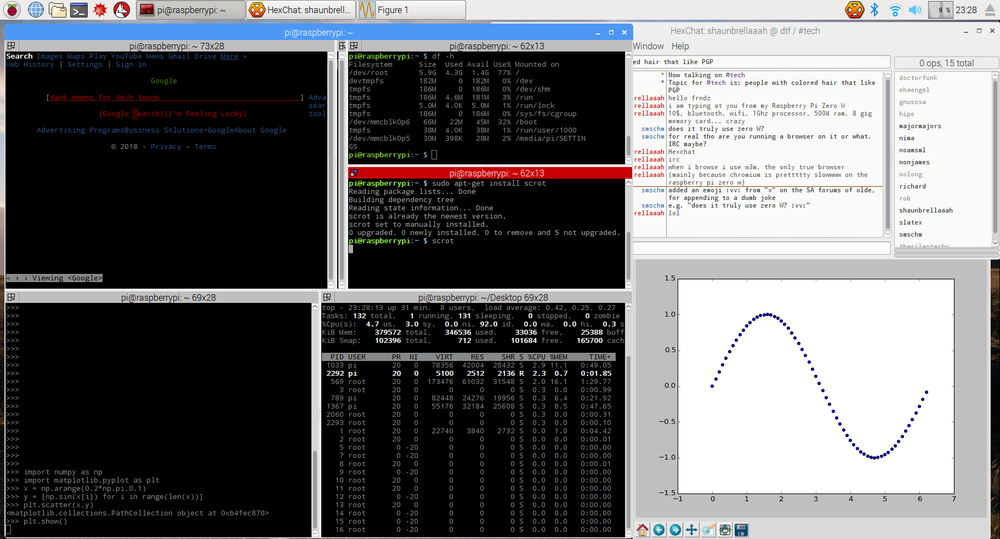
#> input picture math_examples/ScreenCap.png, 1000 x 539 px, shrunk from 1824 x 984 before the run, given in place of the camera
$ python cv2CannyHoughVid.py
#> lines starting #> are read from the running program, lines starting #| are printed output that depends on the picture
# cv2CannyHough.py

import cv2
import numpy as np

def nothing(x):
    pass

cap = cv2.VideoCapture(0)

cv2.namedWindow('image')
cv2.createTrackbar('linearResHoughGrid','image',1,30,nothing)
cv2.createTrackbar('angularResHoughGrid','image',1,30,nothing)
cv2.createTrackbar('lowThreshIntersec','image',1,75,nothing)
cv2.createTrackbar('minLineLength','image',5,200,nothing)
cv2.createTrackbar('maxLineGap','image',1,50,nothing)

kernel_size = 11
low_threshold = 38
high_threshold = 38

#Best settings in Bedroom w 6mm lense:
# best -- for video, stability across frames
# is important for optical flow calculation
# kernel: 13
# low threshold = 38
# high threshold = 38


while(1):

    ret, frame2 = cap.read()
#> frame2 is the input picture: shape (539, 1000, 3); mean B, G, R 109, 107.4, 107.4

    # MANIPULATION
    #
    #

    #grayscale
    gray = cv2.cvtColor(frame2, cv2.COLOR_RGB2GRAY)
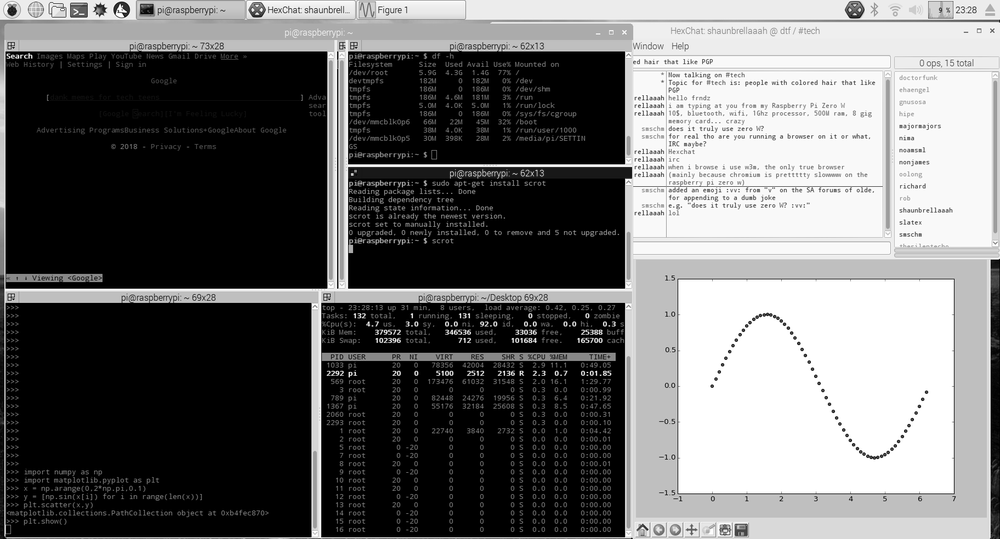
#> gray: shape (539, 1000); min 0, max 255, mean 107.8

    # blur
    blur_gray = cv2.GaussianBlur(gray, (kernel_size, kernel_size), 0)
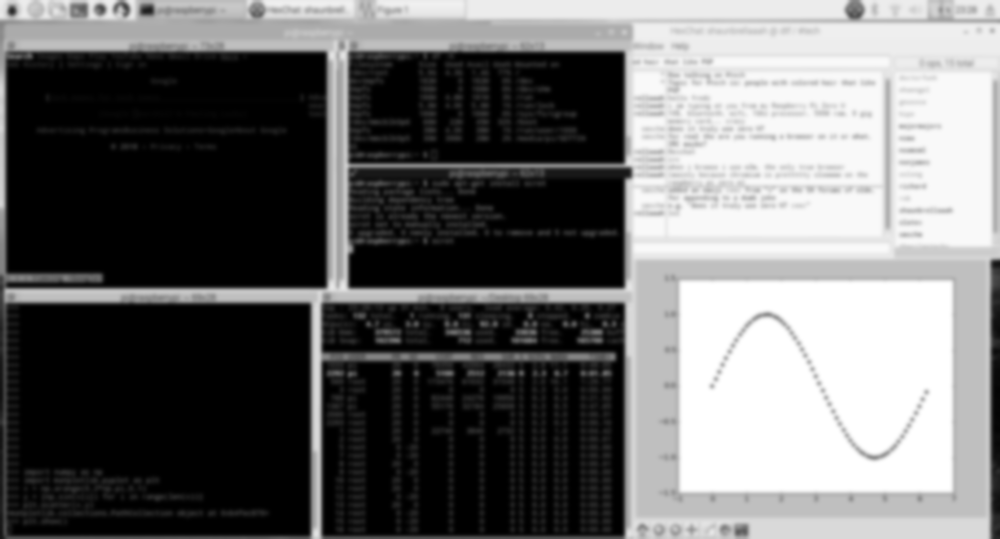
#> blur_gray: shape (539, 1000); min 0, max 255, mean 107.8

    # canny thresholds
    edges = cv2.Canny(blur_gray, low_threshold, high_threshold)
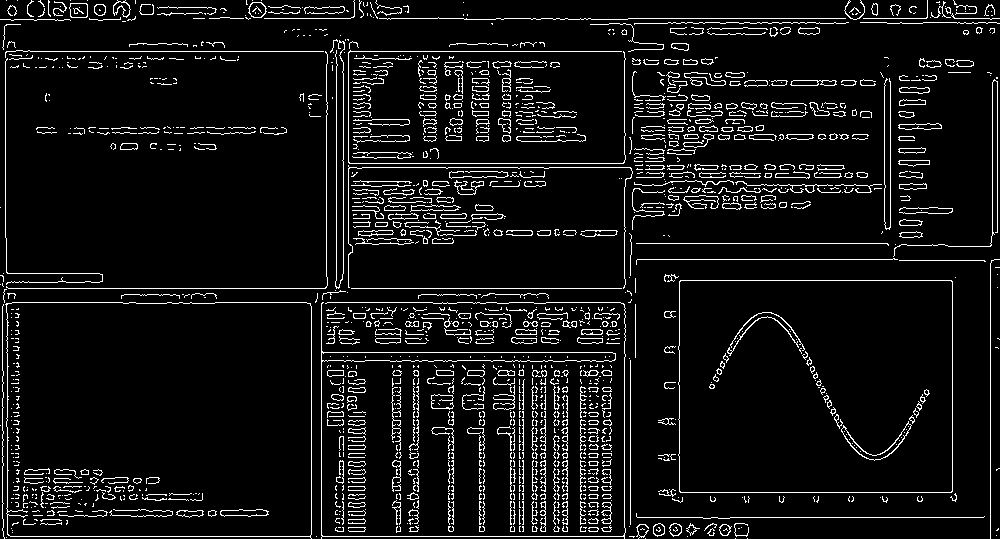
#> edges: shape (539, 1000); 7.2% white in thin lines or dots

    # masked edges
    mask = np.zeros_like(edges)
    ignore_mask_color = 255

    # define 4 sided polygon to mask
    imshape = frame2.shape
#> imshape = (539, 1000, 3)
    vertices = np.array([[(0,imshape[0]),(0, 0), (imshape[1], 0),(imshape[1],imshape[0])]], dtype=np.int32)
    cv2.fillPoly(mask, vertices, ignore_mask_color)
#> mask: shape (539, 1000); every value is 255
    masked_edges = cv2.bitwise_and(edges, mask)

    # Get User Input
    rho_in = cv2.getTrackbarPos('linearResHoughGrid','image')
    the_in = cv2.getTrackbarPos('angularResHoughGrid','image')
    thres_in = cv2.getTrackbarPos('lowThreshIntersec','image')
    min_line_in = cv2.getTrackbarPos('minLineLength','image')
    max_gap_in = cv2.getTrackbarPos('maxLineGap','image')

    # Define the Hough transform parameters
    # Make a blank the same size as our image to draw on
    rho = rho_in # distance resolution in pixels of the Hough grid
    theta = the_in*np.pi/180 # angular resolution in radians of the Hough grid
    threshold = thres_in    # minimum number of votes (intersections in Hough grid cell)
    min_line_length = min_line_in #minimum number of pixels making up a line
    max_line_gap = max_gap_in    # maximum gap in pixels between connectable line segments
    # [5 lines of commented-out code are left out]
    line_image = np.copy(frame2)*0 # creating a blank to draw lines on
#> line_image: shape (539, 1000, 3); every value is 0

    # Run Hough on edge detected image
    # Output "lines" is an array containing endpoints of detected line segments
    lines = cv2.HoughLinesP(masked_edges, rho, theta, threshold, np.array([]),min_line_length,max_line_gap)
#> lines = 887 rows, first 6: [524, 87, 532, 87], [27, 273, 33, 273], [679, 345, 679, 334], [423, 125, 424, 116], [392, 218, 417, 218], [414, 202, 419, 201]

    # Iterate over the output "lines" and draw lines on a blank image
    if lines is not None:
        for line in lines:
            for x1,y1,x2,y2 in line:
                cv2.line(line_image,(x1,y1),(x2,y2),(255,0,0),10)

                # Create a "color" binary image to combine with line
                # image
                color_edges = np.dstack((edges, edges, edges))
                lines_edges = cv2.addWeighted(color_edges, 0.8,line_image, 1, 0)
#> this loop made 887 passes
#> color_edges: shape (539, 1000, 3); 7.2% white in thin lines or dots
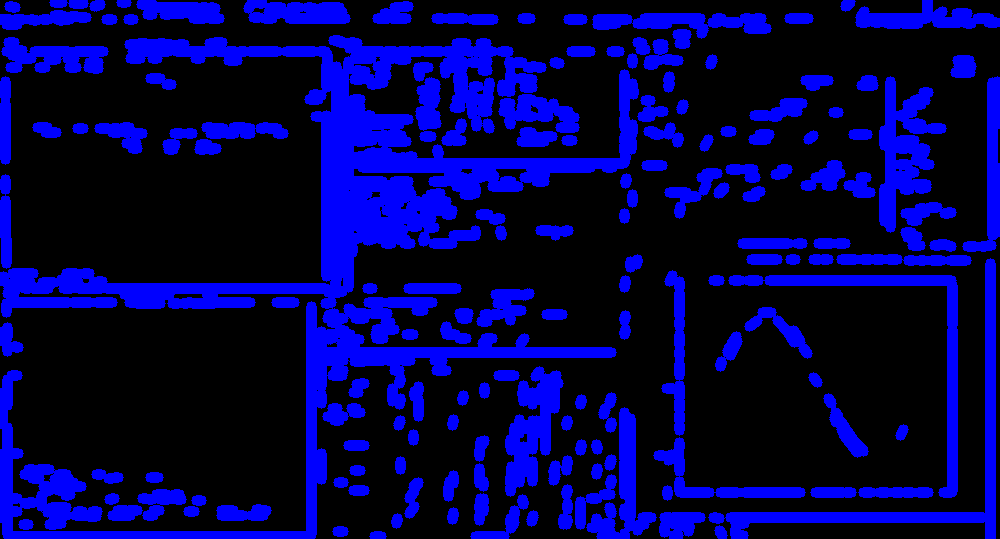
#> line_image: shape (539, 1000, 3); mean B, G, R 73.6, 0, 0
                #lines_edges = cv2.addWeighted(frame2, 0.8, line_image, 1, 0)

        # Display resulting frame
        cv2.imshow('frame',lines_edges)
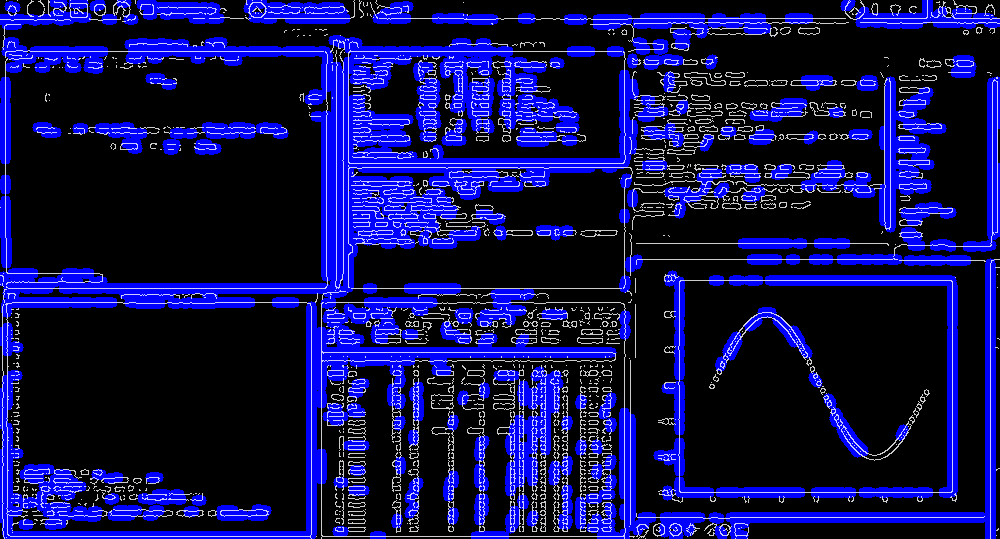
#> window 'frame': shape (539, 1000, 3); mean B, G, R 79.4, 14.8, 14.8
    if cv2.waitKey(1) & 0xFF == ord('q'):
#> (key q is pressed here)
        break

cap.release()
cv2.destroyAllWindows()
